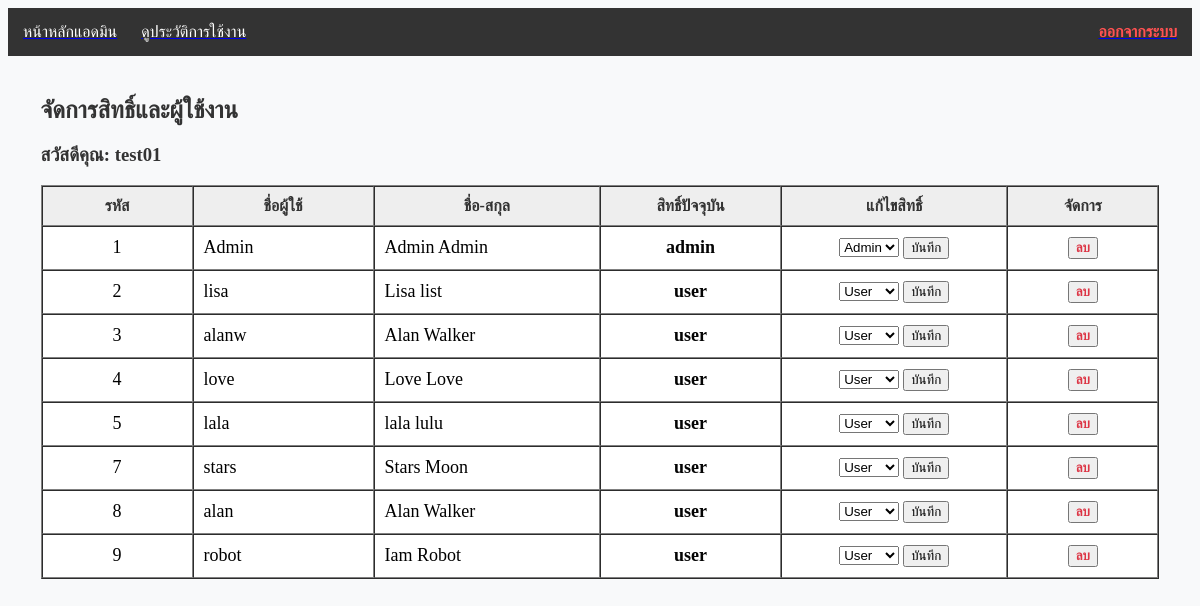
Page /admin.php (signed in) on the earlier database version.
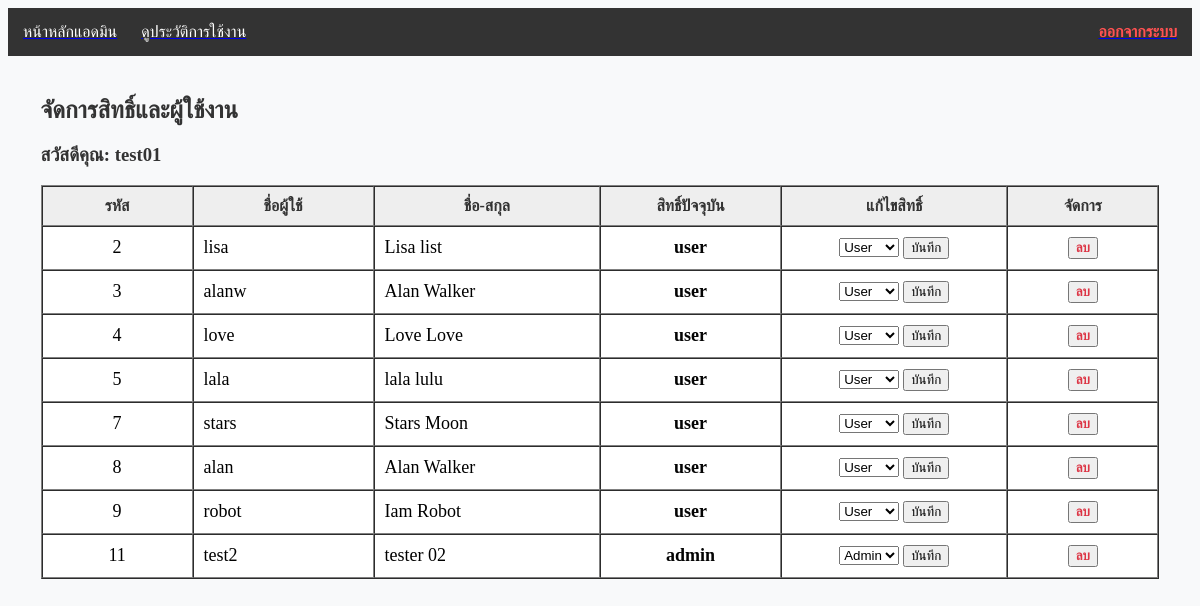
Same page on the later database version.
### tables this page shows
CREATE TABLE `user` (
  `user_id` int(11) NOT NULL,
  `username` varchar(20) NOT NULL,
  `password` varchar(500) NOT NULL,
  `m_level` varchar(20) NOT NULL COMMENT 'admin,user',
  `name` varchar(50) NOT NULL,
  `time` timestamp NOT NULL DEFAULT current_timestamp() ON UPDATE current_timestamp()
);

### admin.php (the view, shortened to what this page needs)
<?php
require_once 'db_connect.php';
$current_logged_in_user = $_SESSION['user_id'];
$current_username = $_SESSION['username'] ?? 'Admin';
$sql_users = "SELECT user_id, username, name, m_level FROM user WHERE user_id != ?";
$stmt_users = $conn->prepare($sql_users);
$stmt_users->bind_param("i", $current_logged_in_user);
$stmt_users->execute();
$result = $stmt_users->get_result();
$users = $result->fetch_all(MYSQLI_ASSOC);
$roles_options = ['admin', 'user'];
?>
<!DOCTYPE html>
<html lang="th">
<head>
</head>
<body bgcolor="#f8f9fa">
    <table border="0" width="100%" bgcolor="#333333" cellpadding="15" cellspacing="0">
        <tr>
            <td align="left">
                <a href="admin.php"><font color="#ffffff">หน้าหลักแอดมิน</font></a> &nbsp;&nbsp;&nbsp;&nbsp;
                <a href="view_logs.php"><font color="#ffffff">ดูประวัติการใช้งาน</font></a>
            </td>
            <td align="right">
                <a href="logout.php" onclick="return confirm('คุณต้องการออกจากระบบใช่หรือไม่?')">
                    <b><font color="#ff5252">ออกจากระบบ</font></b>
                </a>
            </td>
        </tr>
    </table>
    <br>
    <table border="0" width="95%" align="center">
        <tr>
            <td>
                <h2><font color="#333333">จัดการสิทธิ์และผู้ใช้งาน</font></h2>
                <h3><p><font color="#333333">สวัสดีคุณ: <b><?= htmlspecialchars($current_username) ?></b></font></p></h3>
                <table border="1" cellpadding="10" cellspacing="0" width="100%" bgcolor="#ffffff">
                    <tr bgcolor="#eeeeee">
                        <th width="10%"><font color="#333333">รหัส</font></th>
                        <th width="12%"><font color="#333333">ชื่อผู้ใช้</font></th>
                        <th width="15%"><font color="#333333">ชื่อ-สกุล</font></th>
                        <th width="12%"><font color="#333333">สิทธิ์ปัจจุบัน</font></th>
                        <th width="15%"><font color="#333333">แก้ไขสิทธิ์</font></th>
                        <th width="10%"><font color="#333333">จัดการ</font></th> </tr>
                    <?php foreach ($users as $u): ?>
                    <tr>
                        <td align="center"><font size="4"><?= $u['user_id'] ?></font></td>
                        <td><font size="4"><?= htmlspecialchars($u['username']) ?></font></td>
                        <td><font size="4"><?= htmlspecialchars($u['name']) ?></font></td>
                        <td align="center"><b><font size="4" color="#040404"><?= htmlspecialchars($u['m_level']) ?></font></b></td>
                        <td align="center">
                            <form method="POST">
                                <select name="m_level">
                                    <?php foreach ($roles_options as $role): ?>
                                        <option value="<?= $role ?>" <?= ($u['m_level'] == $role) ? 'selected' : '' ?>>
                                            <?= ucfirst($role) ?>
                                        </option>
                                    <?php endforeach; ?>
                                </select>
                                <button type="submit" name="update_role">บันทึก</button>
                            </form>
                        </td>
                        <td align="center">
                            <form method="POST" onsubmit="return confirm('คุณแน่ใจหรือไม่ว่าต้องการลบผู้ใช้งาน <?= htmlspecialchars($u['username']) ?> ?\nข้อมูลที่ถูกลบจะไม่สามารถกู้คืนได้!');">
                                <button type="submit" name="delete_user"><font color="#dc3545"><b>ลบ</b></font></button>
                            </form>
                        </td>
                    </tr>
                    <?php endforeach; ?>
                </table>
            </td>
        </tr>
    </table>
</body>
</html>

Differences in the rows shown:
removed user: user_id "1", username "Admin", name "Admin Admin", m_level "admin", m_level "Admin"
added user: user_id "11", username "test2", name "tester 02", m_level "admin", m_level "Admin"
